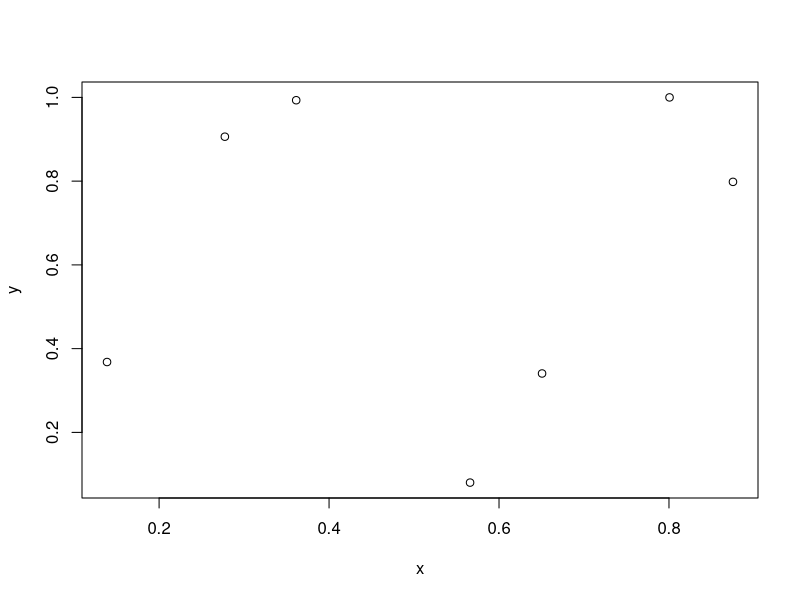

Recreate this plot in R. (Note: this script raises an error after producing the figure.)


f <- function(x) {abs(sin(2*pi*x^1.3))^1.3}
# f <- function(x) sin(2*pi*x)
d <- 1
n <- 7
x <- lhs::randomLHS(n=n,k=d)
noisesd <- 1e-16
y <- f(x) + rnorm(n,0, noisesd)
plot(x,y)
# y
system.time({gp <- GauPro_kernel_model$new(X=x, Z=y, kernel = Matern52$new(D=d), verbose = 5)})
# system.time({gp <- GauPro_kernel_model$new(X=x, Z=y, kernel = Gaussian$new(D=d), verbose = 5, restarts = 0)})
plot(gp)
gp$plot1D()
gp$cool1Dplot()
gp$pred(matrix(c(.1,.2,.3,.4,.5), ncol=1), se.fit = T, mean_dist = T)
gp$pred(matrix(c(.1,.2,.3,.4,.5), ncol=1), se.fit = T, mean_dist = F)
curve(gp$EI(matrix(x,ncol=1)) %>% {./(max(.)-min(.))}, add=T, col=3)
gp$EI(matrix(seq(0,1,l=101),ncol=1)) %T>% plot %>% summary
gp$maxqEI(5)

# Run EI
for (i in 1:15) {
  x.ei <- gp$maxEI(lower=0, upper=1, minimize = F)
  gp$update(Xnew=x.ei, Znew=f(x.ei) + rnorm(1,0, noisesd))
  gp$cool1Dplot()
}
